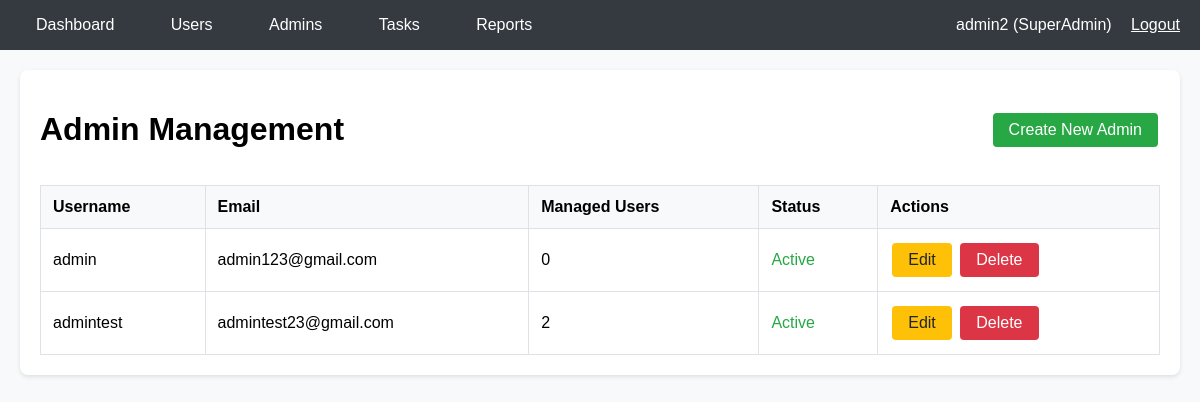
Screenshot of /panel/admins/ (signed in) with the database file from the repository.
### users/models.py (models this page shows, shortened)
class Users(AbstractUser):
    ROLE_CHOICES = [
        ('user', 'User'),
        ('admin', 'Admin'),
    ]
    email = models.EmailField(unique=True)
    role = models.CharField(max_length=20, choices=ROLE_CHOICES, default='user')
    admin = models.ForeignKey('self', on_delete=models.SET_NULL, null=True, blank=True, related_name='managed_users')

### tasks/admin_views.py (the view)
# urls.py: path('admins/', admin_views.manage_admins, name='admins_list'),
@login_required
def manage_admins(request):
    if not request.user.is_superuser:
        return render(request, '403.html')
    admins = User.objects.filter(role='admin')
    return render(request, 'admin/admins_list.html', {'admins': admins})

### task_manager/templates/admin/admins_list.html (shortened to what this page needs)
{% extends 'base.html' %}
{% block content %}
<div class="card">
    <div style="display: flex; justify-content: space-between; align-items: center;">
        <h1>Admin Management</h1>
        <a href="{% url 'admin_create' %}" class="btn btn-success">Create New Admin</a>
    </div>
    <table>
        <thead>
            <tr>
                <th>Username</th>
                <th>Email</th>
                <th>Managed Users</th>
                <th>Status</th>
                <th>Actions</th>
            </tr>
        </thead>
        <tbody>
            {% for admin in admins %}
            <tr>
                <td>{{ admin.username }}</td>
                <td>{{ admin.email }}</td>
                <td>{{ admin.managed_users.count }}</td>
                <td>
                    {% if admin.is_active %}
                        <span style="color: #28a745;">Active</span>
                    {% else %}
                        <span style="color: #dc3545;">Inactive</span>
                    {% endif %}
                </td>
                <td>
                    <a href="{% url 'admin_edit' admin.id %}" class="btn btn-warning">Edit</a>
                    <a href="{% url 'admin_delete' admin.id %}" class="btn btn-danger" onclick="return confirm('Are you sure you want to delete this admin?')">Delete</a>
                </td>
            </tr>
            {% empty %}
            <tr>
                <td colspan="5" style="text-align: center; color: #6c757d;">No admins found</td>
            </tr>
            {% endfor %}
        </tbody>
    </table>
</div>
{% endblock %}

### task_manager/templates/base.html (shortened to what this page needs)
<!DOCTYPE html>
<html>
<head>
</head>
<body>
    <div class="header">
        <div class="container">
            <div class="nav">
                <div class="nav-links">
                    <a href="{% url 'dashboard' %}">Dashboard</a>
                    {% if user.is_superuser %}
                        <a href="{% url 'users_list' %}">Users</a>
                        <a href="{% url 'admins_list' %}">Admins</a>
                    {% endif %}
                    {% if user.is_superuser or user.role == 'admin' %}
                        <a href="{% url 'tasks_list' %}">Tasks</a>
                        <a href="{% url 'reports_list' %}">Reports</a>
                    {% endif %}
                </div>
                <div>
                    <span>{{ user.username }} ({% if user.is_superuser %}SuperAdmin{% else %}{{ user.get_role_display }}{% endif %})</span>
                    <a href="{% url 'logout' %}" style="color: white; margin-left: 15px;">Logout</a>
                </div>
            </div>
        </div>
    </div>
    <div class="container">
        <div class="content">
            {% block content %}{% endblock %}
        </div>
    </div>
</body>
</html>

### task_manager/templates/base.html (style rules this page uses)
body { font-family: Arial, sans-serif; margin: 0; padding: 0; background: #f8f9fa; }
.header { background: #343a40; color: white; padding: 1rem 0; }
.container { max-width: 1200px; margin: 0 auto; padding: 0 20px; }
.nav { display: flex; justify-content: space-between; align-items: center; }
.nav-links a { color: white; text-decoration: none; margin-right: 20px; padding: 8px 16px; border-radius: 4px; }
.content { padding: 20px 0; }
.card { background: white; padding: 20px; border-radius: 8px; box-shadow: 0 2px 4px rgba(0,0,0,0.1); margin-bottom: 20px; }
table { width: 100%; border-collapse: collapse; margin-top: 15px; }
th, td { border: 1px solid #dee2e6; padding: 12px; text-align: left; }
th { background: #f8f9fa; font-weight: bold; }
.btn { padding: 8px 16px; background: #007bff; color: white; text-decoration: none; border-radius: 4px; display: inline-block; margin: 2px; border: none; cursor: pointer; }
.btn-success { background: #28a745; }
.btn-danger { background: #dc3545; }
.btn-warning { background: #ffc107; color: #212529; }

### rows the page displays
Users: username "admin2"
Users: username "admin", email "admin123@gmail.com", managed_users.count "0", is_active "Active"
Users: username "admintest", email "admintest23@gmail.com", managed_users.count "2", is_active "Active"
